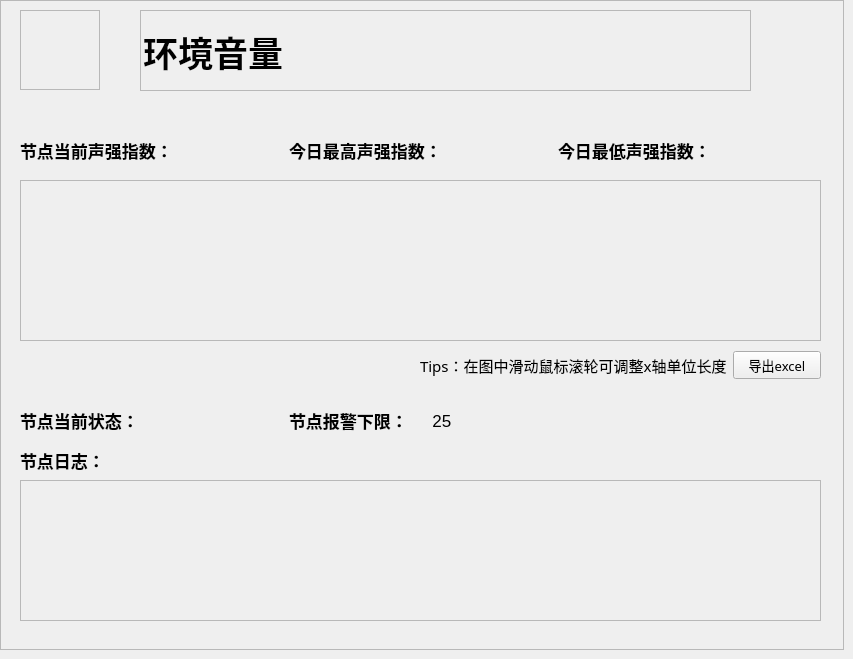
              <widget class="QWidget" name="page_vol">
               <widget class="QFrame" name="frame_20">
                <property name="geometry">
                 <rect>
                  <x>0</x>
                  <y>0</y>
                  <width>844</width>
                  <height>650</height>
                 </rect>
                </property>
                <property name="frameShape">
                 <enum>QFrame::StyledPanel</enum>
                </property>
                <property name="frameShadow">
                 <enum>QFrame::Raised</enum>
                </property>
                <widget class="QFrame" name="frame_21">
                 <property name="geometry">
                  <rect>
                   <x>140</x>
                   <y>10</y>
                   <width>611</width>
                   <height>81</height>
                  </rect>
                 </property>
                 <property name="frameShape">
                  <enum>QFrame::StyledPanel</enum>
                 </property>
                 <property name="frameShadow">
                  <enum>QFrame::Raised</enum>
                 </property>
                 <widget class="QLabel" name="label_77">
                  <property name="geometry">
                   <rect>
                    <x>3</x>
                    <y>1</y>
                    <width>151</width>
                    <height>81</height>
                   </rect>
                  </property>
                  <property name="font">
                   <font>
                    <family>微软雅黑</family>
                    <pointsize>26</pointsize>
                    <weight>75</weight>
                    <bold>true</bold>
                   </font>
                  </property>
                  <property name="text">
                   <string>环境音量</string>
                  </property>
                 </widget>
                </widget>
                <widget class="QFrame" name="frame_state_vol">
                 <property name="geometry">
                  <rect>
                   <x>20</x>
                   <y>10</y>
                   <width>80</width>
                   <height>80</height>
                  </rect>
                 </property>
                 <property name="styleSheet">
                  <string notr="true"/>
                 </property>
                 <property name="frameShape">
                  <enum>QFrame::StyledPanel</enum>
                 </property>
                 <property name="frameShadow">
                  <enum>QFrame::Raised</enum>
                 </property>
                </widget>
                <widget class="QWidget" name="horizontalLayoutWidget_13">
                 <property name="geometry">
                  <rect>
                   <x>20</x>
                   <y>130</y>
                   <width>801</width>
                   <height>41</height>
                  </rect>
                 </property>
                 <layout class="QHBoxLayout" name="horizontalLayout_46">
                  <item>
                   <layout class="QHBoxLayout" name="horizontalLayout_47">
                    <item>
                     <widget class="QLabel" name="label_78">
                      <property name="font">
                       <font>
                        <family>等线</family>
                        <pointsize>13</pointsize>
                        <weight>75</weight>
                        <bold>true</bold>
                       </font>
                      </property>
                      <property name="text">
                       <string>节点当前声强指数：</string>
                      </property>
                     </widget>
                    </item>
                    <item>
                     <widget class="QLabel" name="vol_vol_value">
                      <property name="font">
                       <font>
                        <family>Arial</family>
                        <pointsize>13</pointsize>
                       </font>
                      </property>
                      <property name="text">
                       <string/>
                      </property>
                     </widget>
                    </item>
                   </layout>
                  </item>
                  <item>
                   <layout class="QHBoxLayout" name="horizontalLayout_48">
                    <item>
                     <widget class="QLabel" name="label_80">
                      <property name="font">
                       <font>
                        <family>等线</family>
                        <pointsize>13</pointsize>
                        <weight>75</weight>
                        <bold>true</bold>
                       </font>
                      </property>
                      <property name="text">
                       <string>今日最高声强指数：</string>
                      </property>
                     </widget>
                    </item>
                    <item>
                     <widget class="QLabel" name="vol_max">
                      <property name="font">
                       <font>
                        <family>Arial</family>
                        <pointsize>13</pointsize>
                       </font>
                      </property>
                      <property name="text">
                       <string/>
                      </property>
                     </widget>
                    </item>
                   </layout>
                  </item>
                  <item>
                   <layout class="QHBoxLayout" name="horizontalLayout_49">
                    <item>
                     <widget class="QLabel" name="label_82">
                      <property name="font">
                       <font>
                        <family>等线</family>
                        <pointsize>13</pointsize>
                        <weight>75</weight>
                        <bold>true</bold>
                       </font>
                      </property>
                      <property name="text">
                       <string>今日最低声强指数：</string>
                      </property>
                     </widget>
                    </item>
                    <item>
                     <widget class="QLabel" name="vol_min">
                      <property name="font">
                       <font>
                        <family>Arial</family>
                        <pointsize>13</pointsize>
                       </font>
                      </property>
                      <property name="text">
                       <string/>
                      </property>
                     </widget>
                    </item>
                   </layout>
                  </item>
                 </layout>
                </widget>
                <widget class="QFrame" name="frame_22">
                 <property name="geometry">
                  <rect>
                   <x>20</x>
                   <y>180</y>
                   <width>801</width>
                   <height>161</height>
                  </rect>
                 </property>
                 <property name="frameShape">
                  <enum>QFrame::StyledPanel</enum>
                 </property>
                 <property name="frameShadow">
                  <enum>QFrame::Raised</enum>
                 </property>
                </widget>
                <widget class="QWidget" name="horizontalLayoutWidget_14">
                 <property name="geometry">
                  <rect>
                   <x>20</x>
                   <y>400</y>
                   <width>531</width>
                   <height>41</height>
                  </rect>
                 </property>
                 <layout class="QHBoxLayout" name="horizontalLayout_50">
                  <item>
                   <layout class="QHBoxLayout" name="horizontalLayout_51">
                    <item>
                     <widget class="QLabel" name="label_84">
                      <property name="font">
                       <font>
                        <family>等线</family>
                        <pointsize>13</pointsize>
                        <weight>75</weight>
                        <bold>true</bold>
                       </font>
                      </property>
                      <property name="text">
                       <string>节点当前状态：</string>
                      </property>
                     </widget>
                    </item>
                    <item>
                     <widget class="QLabel" name="vol_state">
                      <property name="font">
                       <font>
                        <family>幼圆</family>
                        <pointsize>13</pointsize>
                       </font>
                      </property>
                      <property name="text">
                       <string/>
                      </property>
                     </widget>
                    </item>
                   </layout>
                  </item>
                  <item>
                   <layout class="QHBoxLayout" name="horizontalLayout_52">
                    <item>
                     <widget class="QLabel" name="label_86">
                      <property name="font">
                       <font>
                        <family>等线</family>
                        <pointsize>13</pointsize>
                        <weight>75</weight>
                        <bold>true</bold>
                       </font>
                      </property>
                      <property name="text">
                       <string>节点报警下限：</string>
                      </property>
                     </widget>
                    </item>
                    <item>
                     <widget class="QLabel" name="vol_online_time">
                      <property name="font">
                       <font>
                        <family>Arial</family>
                        <pointsize>13</pointsize>
                       </font>
                      </property>
                      <property name="text">
                       <string>  25</string>
                      </property>
                     </widget>
                    </item>
                   </layout>
                  </item>
                 </layout>
                </widget>
                <widget class="QScrollArea" name="scrollArea_6">
                 <property name="geometry">
                  <rect>
                   <x>20</x>
                   <y>480</y>
                   <width>801</width>
                   <height>141</height>
                  </rect>
                 </property>
                 <property name="widgetResizable">
                  <bool>true</bool>
                 </property>
                 <widget class="QWidget" name="scrollAreaWidgetContents_6">
                  <property name="geometry">
                   <rect>
                    <x>0</x>
                    <y>0</y>
                    <width>799</width>
                    <height>139</height>
                   </rect>
                  </property>
                 </widget>
                </widget>
                <widget class="QLabel" name="label_90">
                 <property name="geometry">
                  <rect>
                   <x>20</x>
                   <y>450</y>
                   <width>141</width>
                   <height>21</height>
                  </rect>
                 </property>
                 <property name="font">
                  <font>
                   <family>等线</family>
                   <pointsize>13</pointsize>
                   <weight>75</weight>
                   <bold>true</bold>
                  </font>
                 </property>
                 <property name="text">
                  <string>节点日志：</string>
                 </property>
                </widget>
                <widget class="QWidget" name="horizontalLayoutWidget_4">
                 <property name="geometry">
                  <rect>
                   <x>420</x>
                   <y>350</y>
                   <width>401</width>
                   <height>31</height>
                  </rect>
                 </property>
                 <layout class="QHBoxLayout" name="horizontalLayout_39" stretch="3,1">
                  <item>
                   <widget class="QLabel" name="label_39">
                    <property name="font">
                     <font>
                      <family>等线</family>
                      <pointsize>11</pointsize>
                     </font>
                    </property>
                    <property name="text">
                     <string>Tips：在图中滑动鼠标滚轮可调整x轴单位长度</string>
                    </property>
                   </widget>
                  </item>
                  <item>
                   <widget class="QPushButton" name="excel_out_btn_3">
                    <property name="font">
                     <font>
                      <family>等线</family>
                      <pointsize>10</pointsize>
                     </font>
                    </property>
                    <property name="text">
                     <string>导出excel</string>
                    </property>
                   </widget>
                  </item>
                 </layout>
                </widget>
               </widget>
              </widget>
